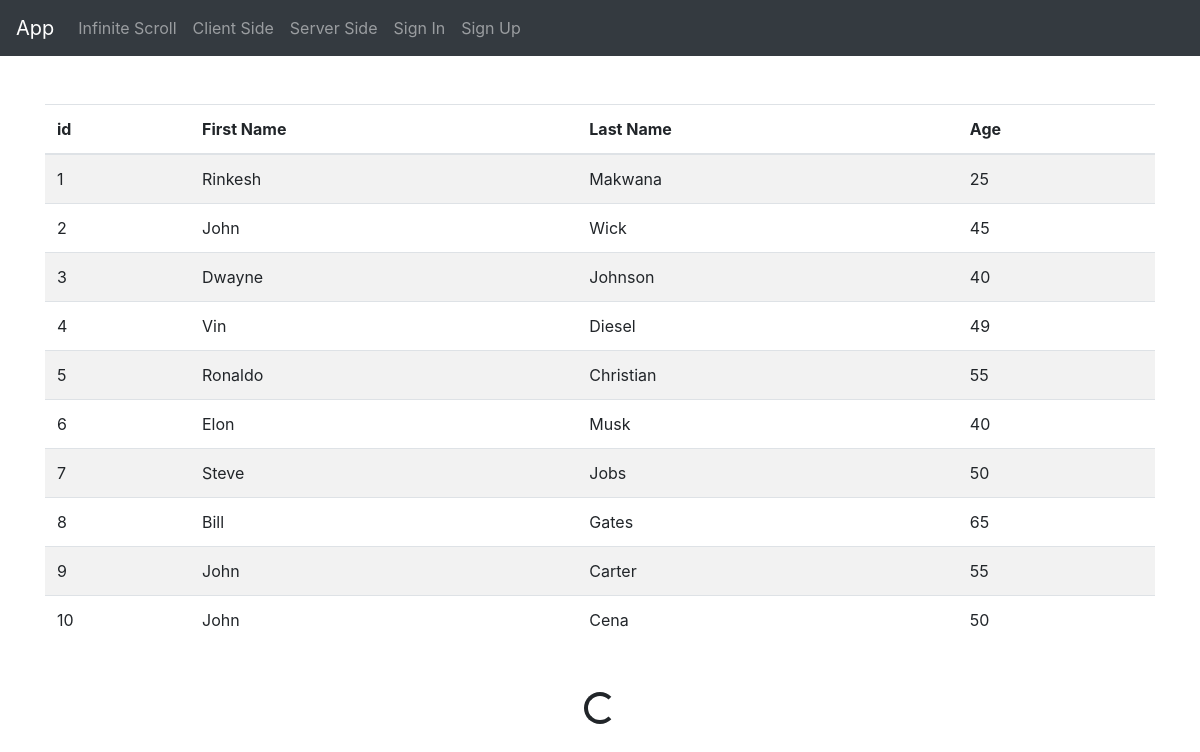
Page /lazy-load/ on the committed database.
### core/models.py (models this page shows, shortened)
class Profile(models.Model):
    first_name = models.CharField(max_length=50)
    last_name = models.CharField(max_length=50)
    age = models.IntegerField()

### core/views.py (the view)
# urls.py: path('lazy-load/', LazyLoadView.as_view(), name='lazy-load'),
class LazyLoadView(ListView):
    model = Profile
    context_object_name = 'profiles'
    template_name = 'lazy_load.html'
    paginate_by = 10
    ordering = ['id']

### templates/lazy_load.html (shortened to what this page needs)
{% extends 'base.html' %}
{% load static %}
{% block content %}
    <div class="container">
        <table class="table table-striped infinite-container my-5">
            <thead>
                <tr>
                    <th>id</th>
                    <th>First Name</th>
                    <th>Last Name</th>
                    <th>Age</th>
                </tr>
            </thead>
            <tbody>
            {% for profile in profiles %}
                <tr class="infinite-item">
                    <td>{{ profile.id }}</td>
                    <td>{{ profile.first_name }}</td>
                    <td>{{ profile.last_name }}</td>
                    <td>{{ profile.age }}</td>
                </tr>
            {% endfor %}
            </tbody>
        </table>
        <div class="d-flex justify-content-center" style="display:none;">
            <div class="spinner-border" role="status">
            </div>
        </div>
    </div>
{% endblock content %}

### rows in the picture
Profile: id "1", first_name "Rinkesh", last_name "Makwana", age "25"
Profile: id "2", first_name "John", last_name "Wick", age "45"
Profile: id "3", first_name "Dwayne", last_name "Johnson", age "40"
Profile: id "4", first_name "Vin", last_name "Diesel", age "49"
Profile: id "5", first_name "Ronaldo", last_name "Christian", age "55"
Profile: id "6", first_name "Elon", last_name "Musk", age "40"
Profile: id "7", first_name "Steve", last_name "Jobs", age "50"
Profile: id "8", first_name "Bill", last_name "Gates", age "65"
Profile: id "9", first_name "John", last_name "Carter", age "55"
Profile: id "10", first_name "John", last_name "Cena", age "50"
